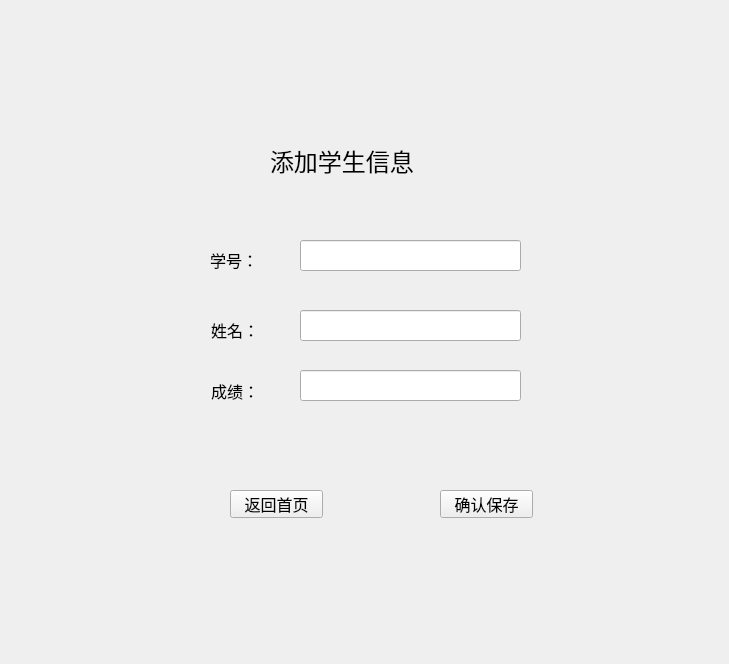
<?xml version="1.0" encoding="UTF-8"?>
<ui version="4.0">
 <class>Form_add</class>
 <widget class="QWidget" name="Form_add">
  <property name="geometry">
   <rect>
    <x>0</x>
    <y>0</y>
    <width>729</width>
    <height>664</height>
   </rect>
  </property>
  <property name="windowTitle">
   <string>学生信息管理系统</string>
  </property>
  <widget class="QLabel" name="label">
   <property name="geometry">
    <rect>
     <x>270</x>
     <y>130</y>
     <width>281</width>
     <height>61</height>
    </rect>
   </property>
   <property name="font">
    <font>
     <family>Arial</family>
     <pointsize>18</pointsize>
    </font>
   </property>
   <property name="text">
    <string>添加学生信息</string>
   </property>
  </widget>
  <widget class="QLabel" name="label_2">
   <property name="geometry">
    <rect>
     <x>210</x>
     <y>250</y>
     <width>71</width>
     <height>20</height>
    </rect>
   </property>
   <property name="font">
    <font>
     <family>Arial</family>
     <pointsize>12</pointsize>
    </font>
   </property>
   <property name="text">
    <string>学号：</string>
   </property>
  </widget>
  <widget class="QLabel" name="label_3">
   <property name="geometry">
    <rect>
     <x>211</x>
     <y>320</y>
     <width>81</width>
     <height>20</height>
    </rect>
   </property>
   <property name="font">
    <font>
     <family>Arial</family>
     <pointsize>12</pointsize>
    </font>
   </property>
   <property name="text">
    <string>姓名：</string>
   </property>
  </widget>
  <widget class="QLabel" name="label_4">
   <property name="geometry">
    <rect>
     <x>211</x>
     <y>380</y>
     <width>81</width>
     <height>21</height>
    </rect>
   </property>
   <property name="font">
    <font>
     <family>Arial</family>
     <pointsize>12</pointsize>
    </font>
   </property>
   <property name="text">
    <string>成绩：</string>
   </property>
  </widget>
  <widget class="QLineEdit" name="lineEdit">
   <property name="geometry">
    <rect>
     <x>300</x>
     <y>240</y>
     <width>221</width>
     <height>31</height>
    </rect>
   </property>
  </widget>
  <widget class="QLineEdit" name="lineEdit_2">
   <property name="geometry">
    <rect>
     <x>300</x>
     <y>310</y>
     <width>221</width>
     <height>31</height>
    </rect>
   </property>
  </widget>
  <widget class="QLineEdit" name="lineEdit_3">
   <property name="geometry">
    <rect>
     <x>300</x>
     <y>370</y>
     <width>221</width>
     <height>31</height>
    </rect>
   </property>
  </widget>
  <widget class="QPushButton" name="pushButton">
   <property name="geometry">
    <rect>
     <x>230</x>
     <y>490</y>
     <width>93</width>
     <height>28</height>
    </rect>
   </property>
   <property name="font">
    <font>
     <family>Arial</family>
     <pointsize>12</pointsize>
    </font>
   </property>
   <property name="text">
    <string>返回首页</string>
   </property>
  </widget>
  <widget class="QPushButton" name="pushButton_2">
   <property name="geometry">
    <rect>
     <x>440</x>
     <y>490</y>
     <width>93</width>
     <height>28</height>
    </rect>
   </property>
   <property name="font">
    <font>
     <family>Arial</family>
     <pointsize>12</pointsize>
    </font>
   </property>
   <property name="text">
    <string>确认保存</string>
   </property>
  </widget>
 </widget>
 <resources/>
 <connections/>
</ui>
